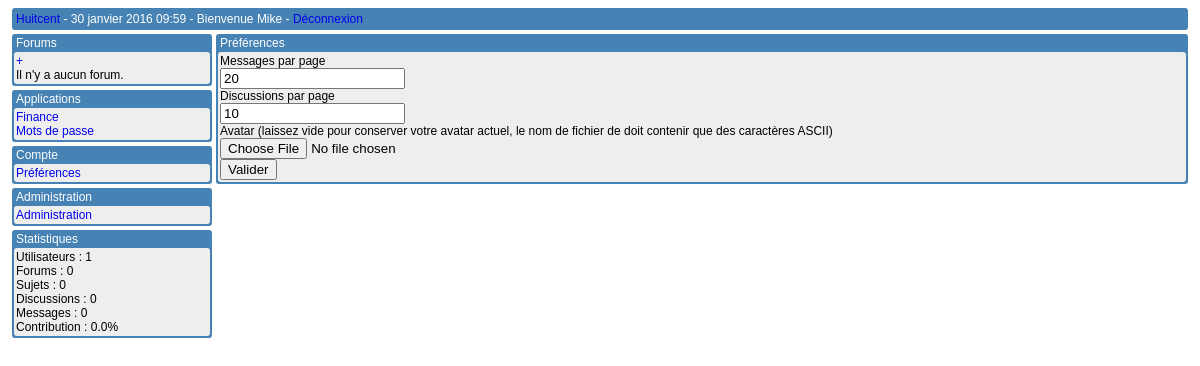
The app's page /forum/edit_preferences/ (signed in), older data.
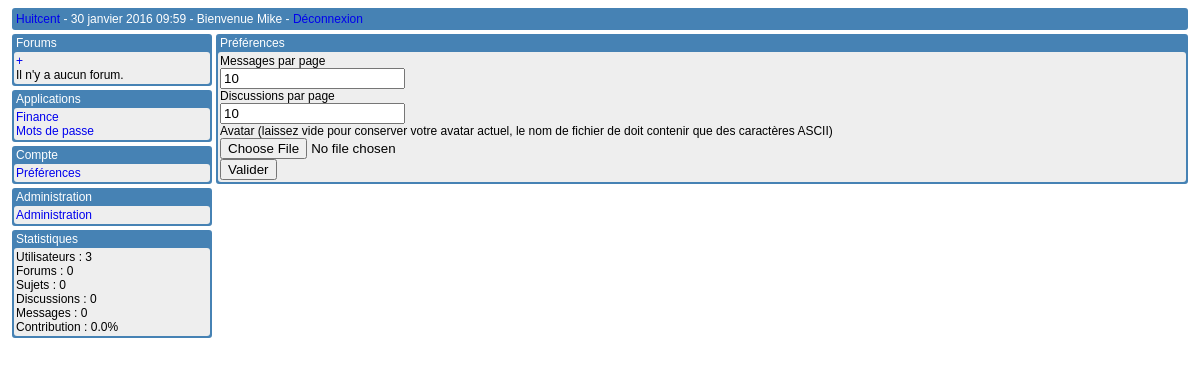
The same page, newer data.
### forum/models.py (models this page shows, shortened)
class Preference(models.Model):
    user = models.OneToOneField(User)
    posts_per_page = models.IntegerField(default=10)
    threads_per_page = models.IntegerField(default=10)
    show_todo = models.BooleanField(default=False)
    show_admin = models.BooleanField(default=True)

### forum/views.py (the view)
@login_required()
def edit_preferences(request):
    preferences = Preference.objects.get(user__exact=request.user)
    return render(request, template='forum/edit_preferences.html', args={
        'preferences': preferences,
        }, context=True)

### forum/functions.py (called while the page is built)
def get_hidden_threads():
    delay = (datetime.now()-timedelta(365))
    return Thread.objects.filter(sticky__exact=False).filter(archived__exact=True).filter(date__lte=delay).count()

def get_forum_list(request):
    base_forum_list = Forum.objects.only('name').order_by('name')
    right_list = Right.objects.only('user', 'forum', 'access').filter(user__exact=request.user.id)
    forum_list = []
    for forum in base_forum_list:
        access = False
        for right in right_list:
            if (forum == right.forum) and (right.access == True):
                access = True
        forum_list.append((forum, access))
    return forum_list

def get_pending_subscriptions():
    return Right.objects.filter(pending__exact=True).count()

### huitcent/templates/forum/edit_preferences.html (shortened to what this page needs)
{% extends "base.html" %}
{% block content %}
 <div class="menu">
  <div class="menu_head">Préférences</div>
  <div class="menu_items">
   <form name="prefs" action="/forum/do_edit_preferences/" method="post" enctype="multipart/form-data" onsubmit="return validate_form()">
    <label for="posts_per_page">Messages par page</label><br />
    <input type="text" name="posts_per_page" value="{{ preferences.posts_per_page }}") /><br />
    <label for="threads_per_page">Discussions par page</label><br />
    <input type="text" name="threads_per_page" value="{{ preferences.threads_per_page }}") /><br />
    <label for="avatar">Avatar (laissez vide pour conserver votre avatar actuel, le nom de fichier de doit contenir que des caractères ASCII)</label><br />
    <input type="file" name="avatar" size="20" maxlength="100" /><br />
    <input type="submit" value="Valider" />
   </form>
  </div>
 </div>
{% endblock %}

### huitcent/templates/base.html (shortened to what this page needs)
{% load staticfiles %}
<!DOCTYPE html PUBLIC "-//W3C//DTD XHTML 1.0 Transitional//EN" "http://www.w3.org/TR/xhtml1/DTD/xhtml1-transitional.dtd">
<html>
 <head>
  <link rel="stylesheet" type="text/css" href="{% static "forum/base.css" %}" />
 </head>
 <body>
  <div id="container">
   <div id="container-head"><a href="/forum">Huitcent</a> - {% now "j F Y H:i" %} - Bienvenue {{ user.username }} - <a href="/logout/">Déconnexion</a></div>
   <div id="container-left">
    <div class="menu">
     <div class="menu_head">
      Forums
     </div>
     <div class="menu_items">
      <a href="/forum/new">+</a><br />
      {% for forum in forum_list %}
       {% if forum.1 %}
        <a href="/forum/{{ forum.0.id }}">{{ forum.0.name }}</a>
       {% else %}
       {{ forum.0.name }} [<a href="/forum/{{ forum.0.id }}/subscribe">+</a>]
       {% endif %}
       <br />
      {% empty %}
       Il n'y a aucun forum.
      {% endfor %}
     </div>
    </div>
    <div class="menu">
     <div class="menu_head">
      Applications
     </div>
     <div class="menu_items">
      <a href="/finance/">Finance</a><br />
      <a href="/passwords/">Mots de passe</a>
     </div>
    </div>
    <div class="menu">
     <div class="menu_head">
      Compte
     </div>
     <div class="menu_items">
      <a href="/forum/edit_preferences/">Préférences</a>
     </div>
    </div>
    {% if user.is_staff %}
     <div class="menu" id="admin_menu">
      <div class="menu_head">
       Administration
      </div>
      <div class="menu_items" id="admin_list">
       <a href="/admin">Administration</a>
      </div>
     </div>
    {% endif %}
    <div class="menu">
     <div class="menu_head">
      Statistiques
     </div>
     <div class="menu_items">
      Utilisateurs : {{ user_count }}<br />
      Forums : {{ forum_count }}<br />
      Sujets : {{ topic_count }}<br />
      Discussions : {{ thread_count }}<br />
      Messages : {{ post_count }}<br />
      Contribution : {{ contribution }}%
     </div>
    </div>
   </div>
   <div id="container-right">
    {% block content %}{% endblock %}
   </div>
  </div>
 </body>
</html>

Row changes from the older to the newer data that the page shows:
changed Preference: posts_per_page "20" → "10"
Text that changed along with them:
{{ user_count }}: "1" → "3"
